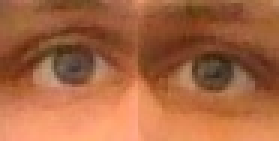
#> input picture Cropped Images/Daniel/1023-536.jpeg, 93 x 47 px, found by its file name (shown 3 times larger); its folder holds only this picture in this run
$ python crop_eyes_new.py
#> lines starting #> are read from the running program, lines starting #| are printed output that depends on the picture
import numpy as np
import cv2
import os
from os import listdir

folder_dir = r"C:\Users\danie\Desktop\pies\Daniel"
output_path = r"C:\Users\danie\Desktop\pies\NewHope"

for image in os.listdir(folder_dir):
    print(image)
    photo = image

    # Read the input image
    img = cv2.imread(photo)
#> img is the input picture: shape (47, 93, 3); mean B, G, R 65.4, 101.7, 167.5

    cascade = cv2.CascadeClassifier(cv2.data.haarcascades + 'haarcascade_eye.xml')

    gray = cv2.cvtColor(img, cv2.COLOR_BGR2GRAY)
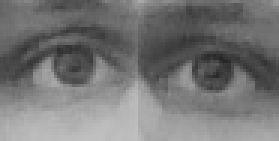
#> gray: shape (47, 93) (shown 3 times larger); min 37, max 192, mean 117.2
    boxes = cascade.detectMultiScale(gray, 1.3, 10)
#> boxes = [[50, 4, 38, 38]]

    eyes = []
    if len(boxes) == 2:
        x1, y1, w1, h1 = boxes[0]
        x2, y2, w2, h2 = boxes[1]
        if x1 < x2:
            eyeL = img[y1:y1 + h1, x1:x1 + w1]
            eyeR = img[y2:y2 + h1, x2:x2 + w1]
        if x1 > x2:
            eyeL = img[y2:y2 + h1, x2:x2 + w1]
            eyeR = img[y1:y1 + h1, x1:x1 + w1]
#> (the run stopped early here; a loop or call above may not have finished)

$ run again, on Cropped Images/Daniel/1391-771.jpeg
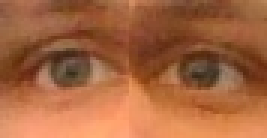
#> input picture Cropped Images/Daniel/1391-771.jpeg, 89 x 46 px, found by its file name (shown 3 times larger)
#> img is the input picture: shape (46, 89, 3); mean B, G, R 63.5, 100.9, 165.4
#> `gray = cv2.cvtColor(img, cv2.COLOR_BGR2GRAY)`:
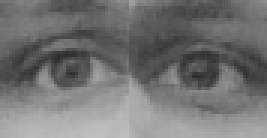
#> gray: shape (46, 89) (shown 3 times larger); min 44, max 192, mean 115.9
#> boxes = [[6, 8, 32, 32], [46, 3, 40, 40]]
#> x1 = 6; y1 = 8; w1 = 32
#> x2 = 46; y2 = 3; w2 = 40
#> `vis = np.concatenate((eyeL, eyeR), axis=1)`:
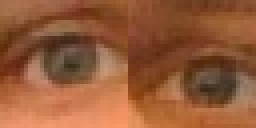
#> vis: shape (32, 64, 3) (shown 4 times larger); mean B, G, R 56.5, 90.2, 148.6

$ run again, on Cropped Images/Daniel/1619-587.jpeg
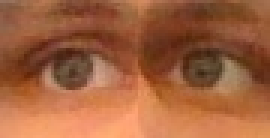
#> input picture Cropped Images/Daniel/1619-587.jpeg, 90 x 46 px, found by its file name (shown 3 times larger)
#> img is the input picture: shape (46, 90, 3); mean B, G, R 62.4, 97.3, 161.3
#> `gray = cv2.cvtColor(img, cv2.COLOR_BGR2GRAY)`:
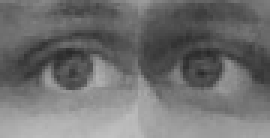
#> gray: shape (46, 90) (shown 3 times larger); min 40, max 192, mean 112.5
#> boxes = [[5, 8, 32, 32]]

$ run again, on Cropped Images/Daniel/1065-1054.jpeg
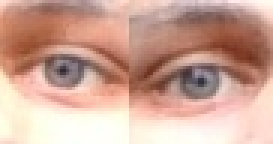
#> input picture Cropped Images/Daniel/1065-1054.jpeg, 91 x 48 px, found by its file name (shown 3 times larger)
#> img is the input picture: shape (48, 91, 3); mean B, G, R 150.5, 165.1, 205.3
#> `gray = cv2.cvtColor(img, cv2.COLOR_BGR2GRAY)`:
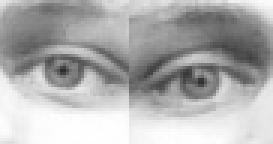
#> gray: shape (48, 91) (shown 3 times larger); min 45, max 255, mean 175.5
#> boxes = ()
